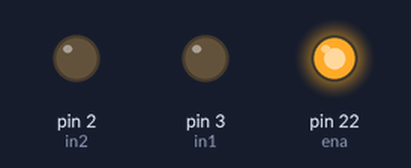
A sketch run on a simulated Arduino Mega 2560, built with avr-gcc and run on an emulated ATmega2560. Shown: output pins drawn as LEDs (lit = HIGH).

Above: at 0.1 s.
Timing chart, 0 to 1.6 s (numbered marks = the images above):
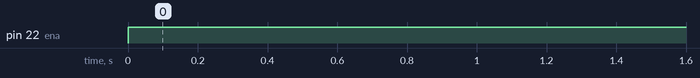

Measured:
- by itself, pin 22 (ena): LOW → HIGH at 0.00 s

The sketch:

pwm_control_test.ino
```cpp
int in2 = 2;
int in1 = 3;
int ena = 22;
float duty_ratio = 0;
float a = 0;

void setup() {
  // put your setup code here, to run once:
  pinMode(in2, OUTPUT);
  pinMode(in1, OUTPUT);
  pinMode(ena, OUTPUT);
}

void loop() {
  // put your main code here, to run repeatedly:
  a = 255 * duty_ratio;
  analogWrite(in2, a);
  analogWrite(in1, 0);
  digitalWrite(ena, HIGH);
}
```
